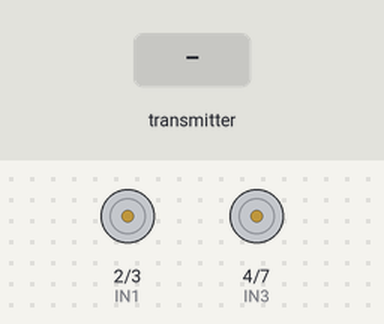
A sketch run on a simulated Arduino Uno, built with avr-gcc and run on an emulated ATmega328P. Shown: motor-driver pin pairs drawn as motors (green arrow = first pin HIGH = forward, orange = second pin HIGH = backward, longer = more drive, scaled by the enable pin). The test bench sets the inputs (shaded band). No radio packets arrive unless stated.

Above: at 1.2 s.
1.3 s: the transmitter starts sending x = 256
At 1.8 s:
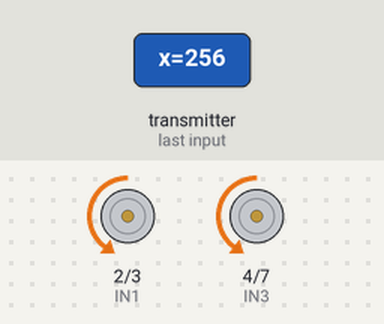
2.8 s: the transmitter starts sending x = 512
At 3.3 s:
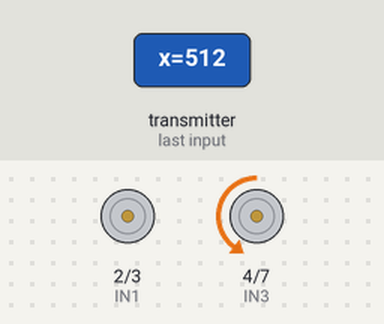
Timing chart, 0 to 5.8 s (numbered marks = the images above; inputs shaded):
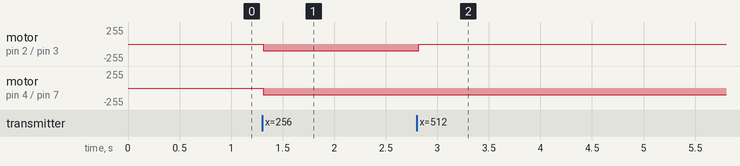

The sketch:

nRF_recieve_satin_control.ino
```cpp
#include <SPI.h>
#include <nRF24L01.h>
#include <RF24.h>

// nRF24L01 setup
RF24 radio(9, 10);  // CE, CSN
const byte address[6] = "00001";

// Motor A
const int IN1 = 2;
const int IN2 = 3;
const int ENA = 6;

// Motor B
const int IN3 = 4;
const int IN4 = 7;
const int ENB = 5;

int speedA = 100;
int speedB = 100;

// Data packet structure (only x)
struct DataPacket {
  int x;
};

DataPacket receivedData;

void setup() {
  pinMode(IN1, OUTPUT);
  pinMode(IN2, OUTPUT);
  pinMode(ENA, OUTPUT);

  pinMode(IN3, OUTPUT);
  pinMode(IN4, OUTPUT);
  pinMode(ENB, OUTPUT);

  if (!radio.begin()) {
    while (1);  // Halt if radio not found
  }

  radio.setPALevel(RF24_PA_LOW);
  radio.setChannel(100);
  radio.openReadingPipe(0, address);
  radio.startListening();
}

// Movement functions
void forward() {
  digitalWrite(IN1, LOW);
  digitalWrite(IN2, HIGH);
  digitalWrite(IN3, LOW);
  digitalWrite(IN4, HIGH);
  analogWrite(ENA, speedA);
  analogWrite(ENB, speedB);
}

void left() {
  digitalWrite(IN1, LOW);
  digitalWrite(IN2, HIGH);
  digitalWrite(IN3, LOW);
  digitalWrite(IN4, LOW);
  analogWrite(ENA, speedA);
  analogWrite(ENB, 0);
}

void right() {
  digitalWrite(IN1, LOW);
  digitalWrite(IN2, LOW);
  digitalWrite(IN3, LOW);
  digitalWrite(IN4, HIGH);
  analogWrite(ENA, 0);
  analogWrite(ENB, speedB);
}
void stop(){
  digitalWrite(IN1, LOW);
  digitalWrite(IN2, LOW);
  digitalWrite(IN3, LOW);
  digitalWrite(IN4, LOW);
  analogWrite(ENA, 0);
  analogWrite(ENB, 0);
}

void stopMotors() {
  analogWrite(ENA, 0);
  analogWrite(ENB, 0);
}

void loop() {
  if (radio.available()) {
    radio.read(&receivedData, sizeof(receivedData));
    int x = receivedData.x;

    // Movement decisions based on x value
    if (x <= 213 && x > 0) {
      left();
    } else if (x >= 426) {
      right();
    } else if (x < 426 && x > 213){
      forward();
    } else {
      stop();
    }
  }

  delay(50);
}
```

Measured:
- after the input at 1.3 s, motor on pin 2 (IN1) / pin 3 (IN2), motor on pin 4 (IN3) / pin 7 (IN4): stopped → backward 100/255 at once
- after the input at 2.8 s, motor on pin 2 (IN1) / pin 3 (IN2): backward 100/255 → stopped at once
